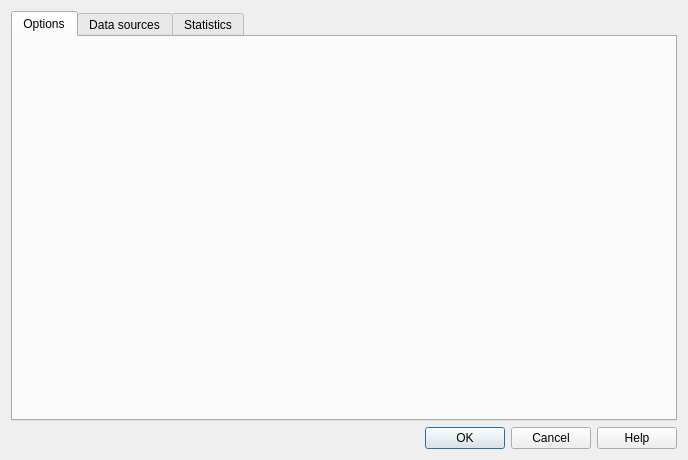
<?xml version="1.0" encoding="UTF-8"?>
<ui version="4.0">
 <class>TelemetryDialog</class>
 <widget class="QDialog" name="TelemetryDialog">
  <property name="geometry">
   <rect>
    <x>0</x>
    <y>0</y>
    <width>688</width>
    <height>460</height>
   </rect>
  </property>
  <property name="windowTitle">
   <string>Dialog</string>
  </property>
  <layout class="QVBoxLayout" name="verticalLayout">
   <item>
    <widget class="QTabWidget" name="tabWidget">
     <property name="currentIndex">
      <number>0</number>
     </property>
     <widget class="ConnectedCreator::Internal::SettingsDialog" name="settingsPage">
      <attribute name="title">
       <string>Options</string>
      </attribute>
     </widget>
     <widget class="ConnectedCreator::Internal::DataSourcesDialog" name="dataSourcesPage">
      <attribute name="title">
       <string>Data sources</string>
      </attribute>
     </widget>
     <widget class="ConnectedCreator::Internal::StatisticsDialog" name="statisticsPage">
      <attribute name="title">
       <string>Statistics</string>
      </attribute>
     </widget>
    </widget>
   </item>
   <item>
    <widget class="QDialogButtonBox" name="buttonBox">
     <property name="minimumSize">
      <size>
       <width>0</width>
       <height>19</height>
      </size>
     </property>
     <property name="orientation">
      <enum>Qt::Horizontal</enum>
     </property>
     <property name="standardButtons">
      <set>QDialogButtonBox::Cancel|QDialogButtonBox::Help|QDialogButtonBox::Ok</set>
     </property>
    </widget>
   </item>
  </layout>
 </widget>
 <customwidgets>
  <customwidget>
   <class>ConnectedCreator::Internal::StatisticsDialog</class>
   <extends>QWidget</extends>
   <header>statisticsdialog.h</header>
   <container>1</container>
  </customwidget>
  <customwidget>
   <class>ConnectedCreator::Internal::DataSourcesDialog</class>
   <extends>QWidget</extends>
   <header>datasourcesdialog.h</header>
   <container>1</container>
  </customwidget>
  <customwidget>
   <class>ConnectedCreator::Internal::SettingsDialog</class>
   <extends>QWidget</extends>
   <header>settingsdialog.h</header>
   <container>1</container>
  </customwidget>
 </customwidgets>
 <resources/>
 <connections>
  <connection>
   <sender>buttonBox</sender>
   <signal>accepted()</signal>
   <receiver>TelemetryDialog</receiver>
   <slot>accept()</slot>
   <hints>
    <hint type="sourcelabel">
     <x>343</x>
     <y>446</y>
    </hint>
    <hint type="destinationlabel">
     <x>343</x>
     <y>229</y>
    </hint>
   </hints>
  </connection>
  <connection>
   <sender>buttonBox</sender>
   <signal>rejected()</signal>
   <receiver>TelemetryDialog</receiver>
   <slot>reject()</slot>
   <hints>
    <hint type="sourcelabel">
     <x>343</x>
     <y>446</y>
    </hint>
    <hint type="destinationlabel">
     <x>343</x>
     <y>229</y>
    </hint>
   </hints>
  </connection>
 </connections>
</ui>
